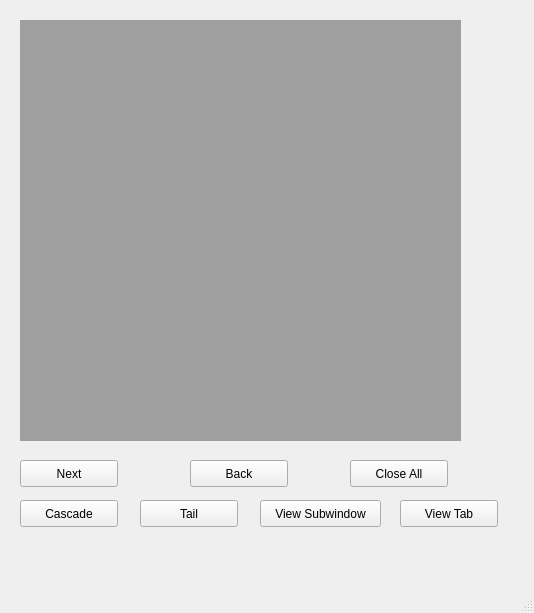
<?xml version="1.0" encoding="UTF-8"?>
<ui version="4.0">
 <class>MainWindow</class>
 <widget class="QMainWindow" name="MainWindow">
  <property name="geometry">
   <rect>
    <x>0</x>
    <y>0</y>
    <width>534</width>
    <height>613</height>
   </rect>
  </property>
  <property name="windowTitle">
   <string>MainWindow</string>
  </property>
  <widget class="QWidget" name="centralwidget">
   <widget class="QMdiArea" name="mdiArea">
    <property name="geometry">
     <rect>
      <x>20</x>
      <y>20</y>
      <width>441</width>
      <height>421</height>
     </rect>
    </property>
    <widget class="QWidget" name="subwindow">
     <property name="windowTitle">
      <string>Subwindow</string>
     </property>
     <widget class="QLabel" name="label">
      <property name="geometry">
       <rect>
        <x>50</x>
        <y>30</y>
        <width>66</width>
        <height>17</height>
       </rect>
      </property>
      <property name="text">
       <string>TextLabel</string>
      </property>
     </widget>
    </widget>
    <widget class="QWidget" name="subwindow_2">
     <property name="windowTitle">
      <string>Subwindow</string>
     </property>
     <widget class="QLabel" name="label_2">
      <property name="geometry">
       <rect>
        <x>80</x>
        <y>30</y>
        <width>66</width>
        <height>17</height>
       </rect>
      </property>
      <property name="text">
       <string>TextLabel</string>
      </property>
     </widget>
    </widget>
   </widget>
   <widget class="QPushButton" name="pushButton_next">
    <property name="geometry">
     <rect>
      <x>20</x>
      <y>460</y>
      <width>98</width>
      <height>27</height>
     </rect>
    </property>
    <property name="text">
     <string>Next</string>
    </property>
   </widget>
   <widget class="QPushButton" name="pushButton__back">
    <property name="geometry">
     <rect>
      <x>190</x>
      <y>460</y>
      <width>98</width>
      <height>27</height>
     </rect>
    </property>
    <property name="text">
     <string>Back</string>
    </property>
   </widget>
   <widget class="QPushButton" name="pushButton__close">
    <property name="geometry">
     <rect>
      <x>350</x>
      <y>460</y>
      <width>98</width>
      <height>27</height>
     </rect>
    </property>
    <property name="text">
     <string>Close All</string>
    </property>
   </widget>
   <widget class="QPushButton" name="pushButton_cascade">
    <property name="geometry">
     <rect>
      <x>20</x>
      <y>500</y>
      <width>98</width>
      <height>27</height>
     </rect>
    </property>
    <property name="text">
     <string>Cascade</string>
    </property>
   </widget>
   <widget class="QPushButton" name="pushButton_tail">
    <property name="geometry">
     <rect>
      <x>140</x>
      <y>500</y>
      <width>98</width>
      <height>27</height>
     </rect>
    </property>
    <property name="text">
     <string>Tail</string>
    </property>
   </widget>
   <widget class="QPushButton" name="pushButton_subwindow">
    <property name="geometry">
     <rect>
      <x>260</x>
      <y>500</y>
      <width>121</width>
      <height>27</height>
     </rect>
    </property>
    <property name="text">
     <string>View Subwindow</string>
    </property>
   </widget>
   <widget class="QPushButton" name="pushButton_tab">
    <property name="geometry">
     <rect>
      <x>400</x>
      <y>500</y>
      <width>98</width>
      <height>27</height>
     </rect>
    </property>
    <property name="text">
     <string>View Tab</string>
    </property>
   </widget>
  </widget>
  <widget class="QMenuBar" name="menubar">
   <property name="geometry">
    <rect>
     <x>0</x>
     <y>0</y>
     <width>534</width>
     <height>25</height>
    </rect>
   </property>
  </widget>
  <widget class="QStatusBar" name="statusbar"/>
 </widget>
 <resources/>
 <connections/>
</ui>
